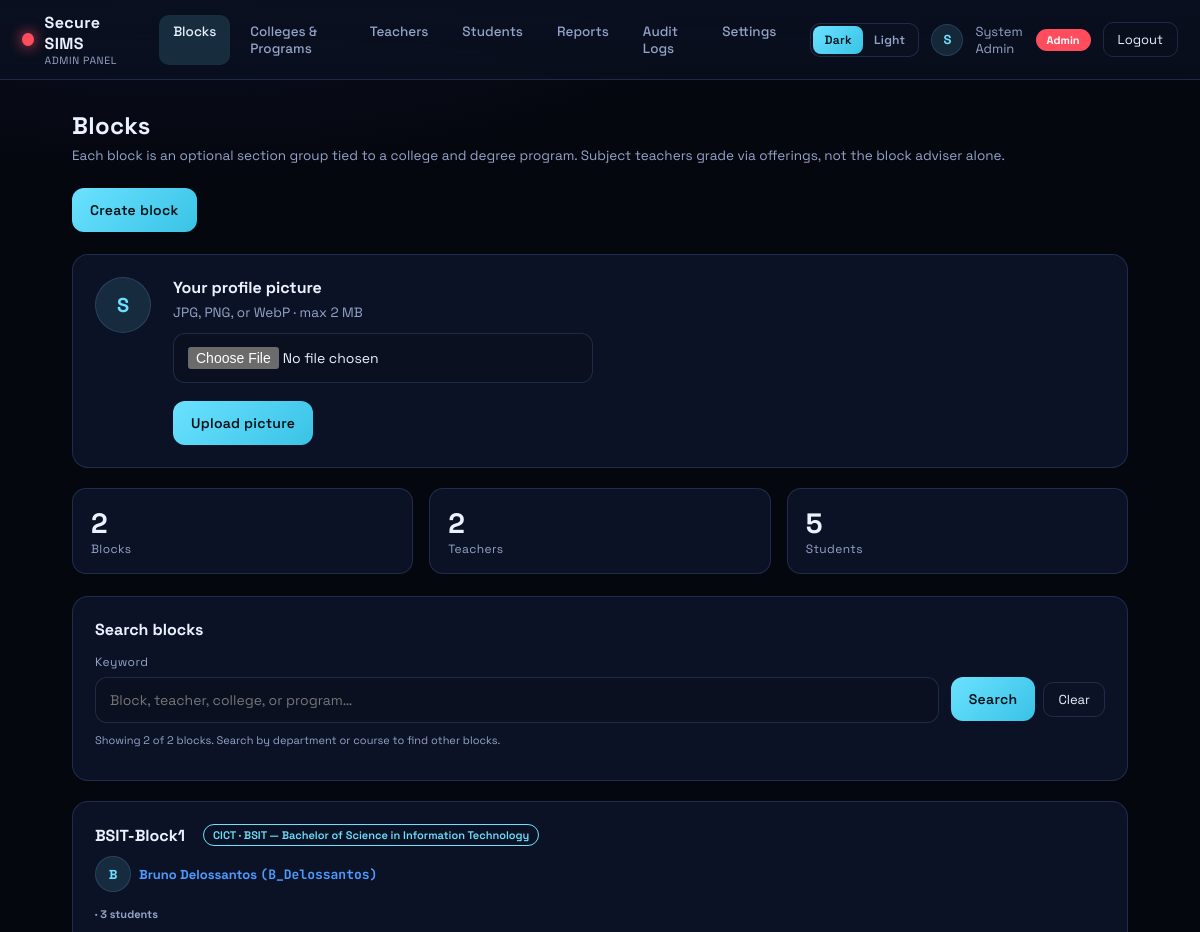
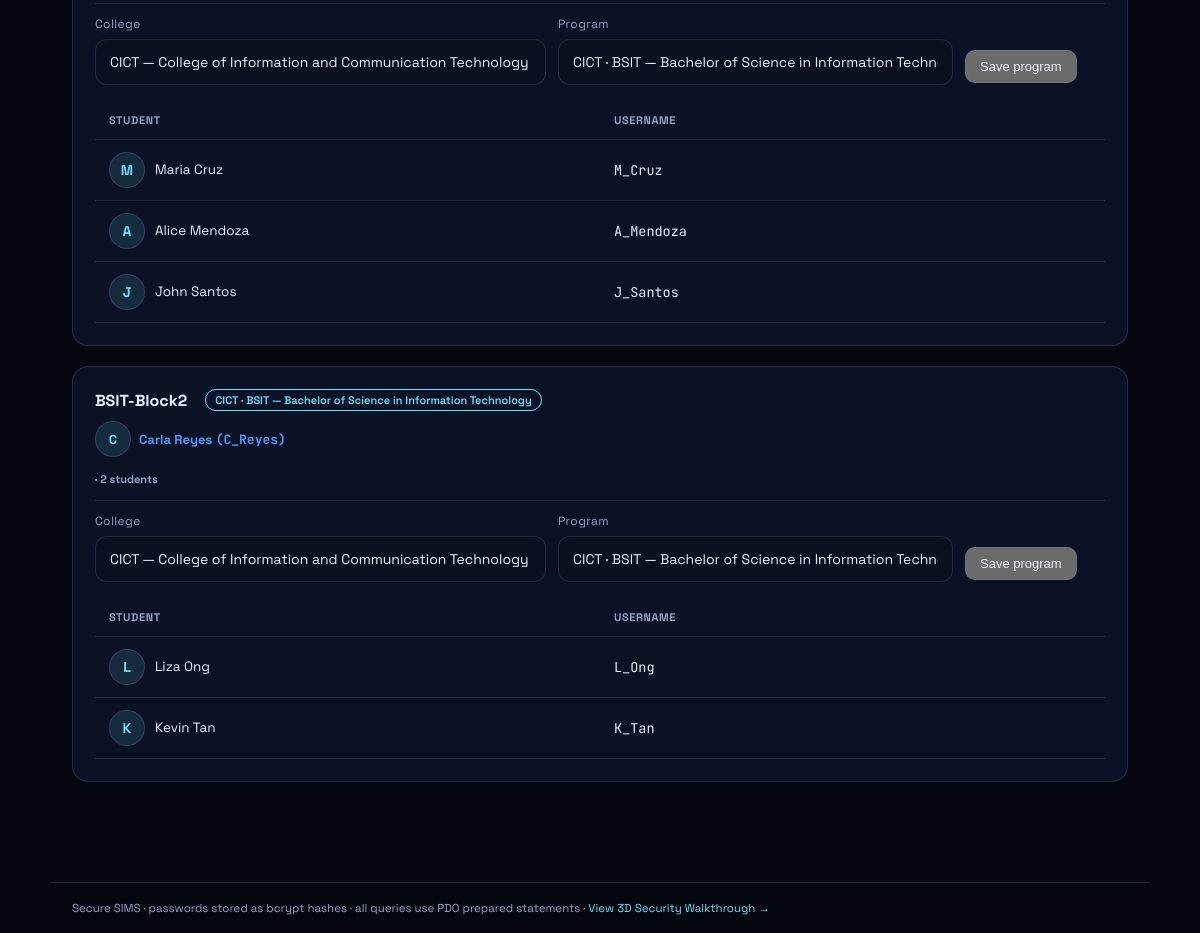
/admin/index.php (signed in), run on the app's committed database (2 pictures, top to bottom).
### tables this page shows
CREATE TABLE `app_settings` (
  `setting_key`   VARCHAR(64)  NOT NULL,
  `setting_value` VARCHAR(255) NOT NULL,
  PRIMARY KEY (`setting_key`)
);

CREATE TABLE `grades` (
  `id`             INT UNSIGNED NOT NULL AUTO_INCREMENT,
  `student_id`     INT UNSIGNED NOT NULL,
  `teacher_id`     INT UNSIGNED NOT NULL,
  `offering_id`    INT UNSIGNED NULL,
  `subject`        VARCHAR(80)  NOT NULL,
  `quiz_scores`    LONGTEXT     NULL,    
  `activity_scores`LONGTEXT     NULL,    
  `midterm`        DECIMAL(7,2) NOT NULL DEFAULT 0,
  `midterm_max`    DECIMAL(7,2) NOT NULL DEFAULT 100.00,
  `final_exam`     DECIMAL(7,2) NOT NULL DEFAULT 0,
  `final_exam_max` DECIMAL(7,2) NOT NULL DEFAULT 100.00,
  `quiz_avg`       DECIMAL(5,2) NOT NULL DEFAULT 0,
  `activity_avg`   DECIMAL(5,2) NOT NULL DEFAULT 0,
  `final_grade`    DECIMAL(5,2) NOT NULL DEFAULT 0,
  `grade_point`    DECIMAL(4,2) NULL DEFAULT NULL,
  `remark`         VARCHAR(40)  NOT NULL DEFAULT 'N/A',
  `updated_at`     DATETIME NOT NULL DEFAULT CURRENT_TIMESTAMP ON UPDATE CURRENT_TIMESTAMP,
  PRIMARY KEY (`id`),
  UNIQUE KEY `uq_grade_student_subject` (`student_id`, `subject`),
  KEY `idx_grades_offering` (`offering_id`),
  CONSTRAINT `fk_grade_student` FOREIGN KEY (`student_id`) REFERENCES `users`(`id`) ON DELETE CASCADE,
  CONSTRAINT `fk_grade_teacher` FOREIGN KEY (`teacher_id`) REFERENCES `users`(`id`) ON DELETE CASCADE
);

CREATE TABLE `blocks` (
  `id`            INT UNSIGNED NOT NULL AUTO_INCREMENT,
  `name`          VARCHAR(60) NOT NULL,
  `teacher_id`    INT UNSIGNED NULL,
  `department_id` INT UNSIGNED NULL,
  `course_id`     INT UNSIGNED NULL,
  `created_at`    DATETIME NOT NULL DEFAULT CURRENT_TIMESTAMP,
  PRIMARY KEY (`id`),
  UNIQUE KEY `uq_blocks_name` (`name`),
  KEY `idx_blocks_department` (`department_id`),
  KEY `idx_blocks_course` (`course_id`)
);

CREATE TABLE `departments` (
  `id`          INT UNSIGNED NOT NULL AUTO_INCREMENT,
  `code`        VARCHAR(20)  NOT NULL,
  `name`        VARCHAR(160) NOT NULL,
  `description` VARCHAR(255) NOT NULL DEFAULT '',
  `is_active`   TINYINT(1) NOT NULL DEFAULT 1,
  `created_at`  DATETIME NOT NULL DEFAULT CURRENT_TIMESTAMP,
  PRIMARY KEY (`id`),
  UNIQUE KEY `uq_departments_code` (`code`)
);

CREATE TABLE `courses` (
  `id`            INT UNSIGNED NOT NULL AUTO_INCREMENT,
  `department_id` INT UNSIGNED NOT NULL,
  `code`          VARCHAR(40)  NOT NULL,
  `name`          VARCHAR(200) NOT NULL,
  `description`   VARCHAR(255) NOT NULL DEFAULT '',
  `units`         DECIMAL(3,1) NOT NULL DEFAULT 0,
  `is_active`     TINYINT(1) NOT NULL DEFAULT 1,
  `created_at`    DATETIME NOT NULL DEFAULT CURRENT_TIMESTAMP,
  PRIMARY KEY (`id`),
  UNIQUE KEY `uq_courses_code` (`code`),
  KEY `idx_courses_dept` (`department_id`),
  CONSTRAINT `fk_courses_department` FOREIGN KEY (`department_id`) REFERENCES `departments`(`id`) ON DELETE CASCADE
);

CREATE TABLE `users` (
  `id`            INT UNSIGNED NOT NULL AUTO_INCREMENT,
  `role`          ENUM('admin','teacher','student') NOT NULL,
  `username`      VARCHAR(50)  NOT NULL,
  `password_hash` VARCHAR(255) NOT NULL,
  `school_id`     VARCHAR(20)  NULL,
  `first_name`    VARCHAR(50)  NOT NULL,
  `last_name`     VARCHAR(50)  NOT NULL,
  `middle_initial` VARCHAR(10) NULL DEFAULT '',
  `email`         VARCHAR(120) NULL,
  `phone`         VARCHAR(11)  NULL,
  `age`           INT UNSIGNED NULL,
  `address`       VARCHAR(255) NULL DEFAULT '',
  `emergency_name` VARCHAR(120) NULL DEFAULT '',
  `emergency_relation` VARCHAR(20) NULL DEFAULT '',
  `emergency_address` VARCHAR(255) NULL DEFAULT '',
  `emergency_phone` VARCHAR(11) NULL DEFAULT '',
  `block_id`      INT UNSIGNED NULL,
  `program_id`    INT UNSIGNED NULL,
  `department_id` INT UNSIGNED NULL,
  `theme`         ENUM('dark','light') NOT NULL DEFAULT 'dark',
  `avatar`        VARCHAR(120) NULL,
  `is_active`     TINYINT(1) NOT NULL DEFAULT 1,
  `created_at`    DATETIME NOT NULL DEFAULT CURRENT_TIMESTAMP,
  PRIMARY KEY (`id`),
  UNIQUE KEY `uq_users_username` (`username`),
  KEY `idx_users_program` (`program_id`),
  KEY `idx_users_department` (`department_id`)
);

### admin/index.php (the view, shortened to what the rows shown need)
<?php
require_once __DIR__ . '/../includes/auth.php';
require_once __DIR__ . '/../includes/layout.php';
$user = require_access('admin', 'dashboard');
$pdo = db();
$q = trim($_GET['q'] ?? '');
$defaultLimit = 2;
$where = '1=1';
$params = [];
$totalBlocks = (int)$pdo->query('SELECT COUNT(*) FROM blocks')->fetchColumn();
$sql = "SELECT b.id, b.name, b.teacher_id, b.department_id, b.course_id,
               CONCAT(t.first_name, ' ', t.last_name) AS teacher_name, t.username AS teacher_username,
               t.avatar AS teacher_avatar,
               d.code AS department_code, d.name AS department_name,
               c.code AS course_code, c.name AS course_name
        FROM blocks b
        LEFT JOIN users t ON t.id = b.teacher_id
        LEFT JOIN departments d ON d.id = b.department_id
        LEFT JOIN courses c ON c.id = b.course_id
        WHERE {$where}
        ORDER BY d.code IS NULL, d.code, c.code, b.name";
if ($q === '') {
    $sql .= ' LIMIT ' . (int)$defaultLimit;
}
$stmt = $pdo->prepare($sql);
$stmt->execute($params);
$blocks = $stmt->fetchAll();
$departments = departments_list(true);
$courses = courses_list(null, true);
$studByBlock = [];
if ($blocks) {
    $ids = array_map(static fn($b) => (int)$b['id'], $blocks);
    $in = implode(',', array_fill(0, count($ids), '?'));
    $sstmt = $pdo->prepare(
        "SELECT id, first_name, last_name, username, avatar, block_id FROM users
         WHERE role = 'student' AND block_id IN ({$in})
         ORDER BY last_name, first_name"
    );
    $sstmt->execute($ids);
    foreach ($sstmt->fetchAll() as $s) {
        $studByBlock[(int)$s['block_id']][] = $s;
    }
}
$counts = [
    'teachers' => (int)$pdo->query('SELECT COUNT(*) FROM users WHERE role="teacher"')->fetchColumn(),
    'students' => (int)$pdo->query('SELECT COUNT(*) FROM users WHERE role="student"')->fetchColumn(),
    'blocks'   => $totalBlocks,
];
render_header('Blocks', $user);
$modalCss = @filemtime(__DIR__ . '/../css/modal.css') ?: time();
echo '<link rel="stylesheet" href="../css/modal.css?v=' . (int)$modalCss . '">';
?>
<div class="page-head">
  <div>
    <h1 class="page-title">Blocks</h1>
  </div>
</div>
<div class="stat-row">
  <div class="stat"><div class="num" data-testid="stat-blocks"><?= $counts['blocks'] ?></div><div class="lbl">Blocks</div></div>
  <div class="stat"><div class="num" data-testid="stat-teachers"><?= $counts['teachers'] ?></div><div class="lbl">Teachers</div></div>
  <div class="stat"><div class="num" data-testid="stat-students"><?= $counts['students'] ?></div><div class="lbl">Students</div></div>
</div>
<?php foreach ($blocks as $b): $students = $studByBlock[$b['id']] ?? []; ?>
  <div class="card" data-testid="block-card-<?= $b['id'] ?>">
    <h3 class="block-card-title">
      <span><?= e($b['name']) ?></span>
      <span class="tag tag--academic" title="<?= e(($b['department_name'] ?? '') . ' / ' . ($b['course_name'] ?? '')) ?>">
        <?= e(block_academic_label($b)) ?>
      </span>
      <?php if ($b['teacher_name']): ?>
        <span class="block-teacher person-cell">
          <?= avatar_img_tag($b['teacher_avatar'] ?? null, $b['teacher_name'], 'avatar avatar--sm') ?>
          <span><?= e($b['teacher_name']) ?> <span class="mono">(<?= e($b['teacher_username']) ?>)</span></span>
        </span>
      <?php else: ?>
        <span class="block-teacher" style="color:var(--warn)">· no teacher assigned</span>
      <?php endif; ?>
      <span class="help"> · <?= count($students) ?> student<?= count($students) === 1 ? '' : 's' ?></span>
    </h3>
    <form method="post" action="actions.php" class="block-academics-form search-bar" data-testid="block-academics-<?= (int)$b['id'] ?>">
      <div class="field">
        <label>College</label>
        <select class="input block-dept-select" name="department_id" required>
          <?php foreach ($departments as $d): ?>
            <option value="<?= (int)$d['id'] ?>" <?= (int)($b['department_id'] ?? 0) === (int)$d['id'] ? 'selected' : '' ?>>
              <?= e(department_option_label($d)) ?>
            </option>
          <?php endforeach; ?>
        </select>
      </div>
      <div class="field grow">
        <label>Program</label>
        <select class="input block-course-select" name="course_id" required>
          <?php foreach ($courses as $c): ?>
            <option value="<?= (int)$c['id'] ?>" data-dept="<?= (int)$c['department_id'] ?>"
              <?= (int)($b['course_id'] ?? 0) === (int)$c['id'] ? 'selected' : '' ?>>
              <?= e($c['department_code'] . ' · ' . $c['code'] . ' — ' . $c['name']) ?>
            </option>
          <?php endforeach; ?>
        </select>
      </div>
      <div class="field actions-inline">
        <button class="btn-out" type="submit">Save program</button>
      </div>
    </form>
    <?php if ($students): ?>
      <div class="table-wrap">
      <table class="table table--aligned table--simple">
        <thead>
          <tr>
            <th class="col-person">Student</th>
            <th class="col-user">Username</th>
          </tr>
        </thead>
        <tbody>
        <?php foreach ($students as $s):
          $fullName = $s['first_name'].' '.$s['last_name'];
        ?>
          <tr>
            <td class="col-person">
              <div class="person-cell">
                <?= avatar_img_tag($s['avatar'] ?? null, $fullName, 'avatar avatar--sm') ?>
                <span class="person-name"><?= e($fullName) ?></span>
              </div>
            </td>
            <td class="col-user mono"><?= e($s['username']) ?></td>
          </tr>
        <?php endforeach; ?>
        </tbody>
      </table>
      </div>
    <?php else: ?>
      <p class="empty">No students in this block yet.</p>
    <?php endif; ?>
  </div>
<?php endforeach; ?>
<?php render_footer(); ?>

### includes/layout.php (shortened to what the rows shown need)
<?php
function render_header(string $title, array $user): void
{
    $role = $user['role'];
    $name = trim(($user['first_name'] ?? '') . ' ' . ($user['last_name'] ?? ''));
    $brand = app_setting('school_name', 'Secure SIMS');
    echo '<!DOCTYPE html><html lang="en" data-theme="' . e(current_theme()) . '"><head>';
    $cssVer = @filemtime(__DIR__ . '/../css/app.css') ?: time();
    echo '<link rel="stylesheet" href="../css/app.css?v=' . (int)$cssVer . '">';
    echo '</head><body data-testid="app-body">';
    echo '<header class="app-top" data-testid="app-topbar">';
    echo '<div class="app-brand"><span class="app-dot app-dot--' . e($role) . '"></span>';
    echo '<div><div class="app-brand-title">' . e($brand) . '</div>';
    echo '<div class="app-brand-sub">' . e(ucfirst($role)) . ' Panel</div></div></div>';
    echo avatar_img_tag($user['avatar'] ?? null, $name, 'avatar avatar--sm');
    echo '</header>';
    echo '<main class="app-main">';
}
function render_footer(): void
{
    echo '</main>';
    echo '</body></html>';
}

### includes/avatar.php (shortened to what the rows shown need)
<?php
function avatar_url(?string $filename, string $prefix = '../'): string
{
    if ($filename === null || $filename === '') {
        return '';
    }
    return $prefix . 'uploads/avatars/' . rawurlencode($filename);
}
function avatar_img_tag(?string $filename, string $alt, string $class = 'avatar', string $prefix = '../'): string
{
    $url = avatar_url($filename, $prefix);
    if ($url === '') {
        $initial = strtoupper(substr(trim($alt) !== '' ? $alt : '?', 0, 1));
        return '<span class="' . e($class) . ' avatar--placeholder" aria-hidden="true">' . e($initial) . '</span>';
    }
    return '<img class="' . e($class) . '" src="' . e($url) . '" alt="' . e($alt) . '" data-testid="user-avatar">';
}

### data on the page
app_settings: setting_value "Secure SIMS"
grades: teacher "2", student "5"
blocks: name "BSIT-Block1", department.name "CICT · BSIT — Bachelor of Science in Information Technology", initial "B", teacher_name "Bruno Delossantos", users.username "B_Delossantos", id "3", department_id "CICT — College of Information and Communication Technology", course_id "CICT · BSIT — Bachelor of Science in Information Technology"
users: initial "M", fullName "Maria Cruz", username "M_Cruz"
users: initial "A", fullName "Alice Mendoza", username "A_Mendoza"
users: initial "J", fullName "John Santos", username "J_Santos"
blocks: name "BSIT-Block2", department.name "CICT · BSIT — Bachelor of Science in Information Technology", initial "C", teacher_name "Carla Reyes", users.username "C_Reyes", id "2", department_id "CICT — College of Information and Communication Technology", course_id "CICT · BSIT — Bachelor of Science in Information Technology"
users: initial "L", fullName "Liza Ong", username "L_Ong"
users: initial "K", fullName "Kevin Tan", username "K_Tan"

### other printed values
$role "ADMIN"
$item[1] "Blocks"
$item[1] "Colleges & Programs"
$item[1] "Teachers"
$item[1] "Students"
$item[1] "Reports"
$item[1] "Audit Logs"
$item[1] "Settings"
$label "Dark"
$label "Light"
$initial "S S"
$name "System Admin"
$role "Admin"
count($blocks) "2"
$totalBlocks "2"
